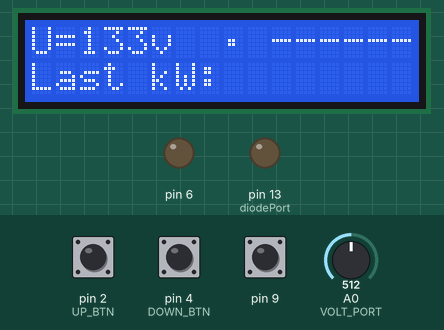
This sketch was run on a simulated Arduino Uno, built with avr-gcc and run on an emulated ATmega328P. Shown: 16×2 character LCD, output pins drawn as LEDs (lit = HIGH). The inputs (shaded band) are chosen by the test bench; at power-on: A0 (VOLT_PORT) = 512, pin 9 HIGH, pin 2 (UP_BTN) LOW, pin 4 (DOWN_BTN) LOW.

Above: at 2.5 s.
2.6 s: A0 (VOLT_PORT) set to 879
5.6 s: A0 (VOLT_PORT) set to 897
At 6.1 s:
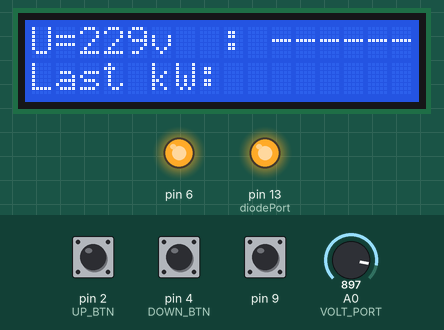
8.6 s: pin 9 pulled LOW for 1 s
At 10.3 s:
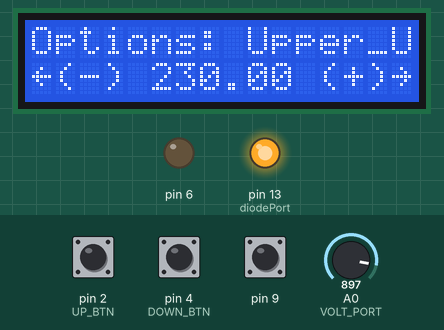
11.1 s: pin 9 pulled LOW for 0.15 s
At 12.0 s:
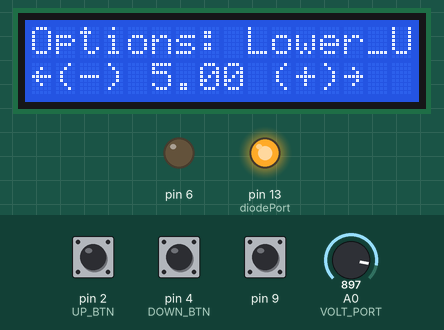
12.7 s: pin 9 pulled LOW for 0.15 s
At 13.7 s:
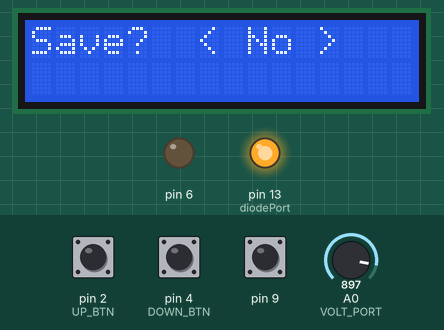
14.3 s: pin 2 (UP_BTN) pulled HIGH for 3.2 s
At 14.52 s:
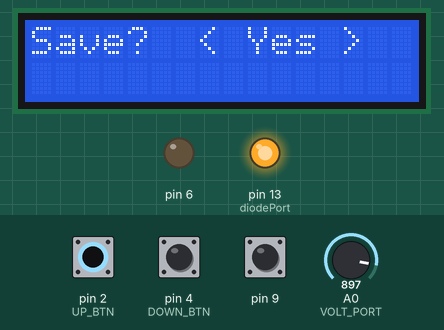
Timing chart, 0 to 49.2 s (numbered marks = the images above; inputs shaded):
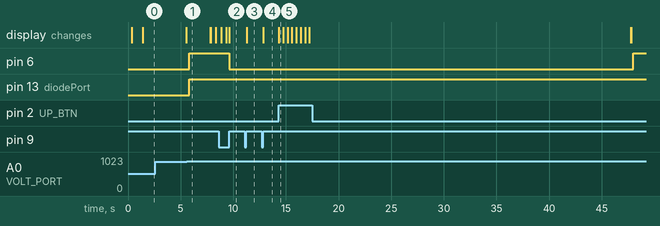

The sketch:

switch220dc_heater.ino
```cpp
#include <LiquidCrystal_I2C.h>
#include <Wire.h>

LiquidCrystal_I2C lcd(0x27, 16, 2);

#define JOY_X 2
#define JOY_Y 1
#define JOY_BTN 9 //on PCB 9
#define UP_BTN 2
#define DOWN_BTN 4
#define VOLT_PORT 0 //on PCB 0


enum sensor {POWER_A = 6, POWER_B = 7};
enum digital {DEV_A = 6, DEV_B = 7};//on PCB 6,7
enum mode {ACTIVE, PASSIVE, OPTIONS};


class Device {
  public:
    float powerValue = 0.0;

    void powerOn() {
      delay(200);
      digitalWrite(devicePort, true);
    }

    void powerOff() {
      digitalWrite(devicePort, false);
    }

    float getPower() {
      float maxValue = 0.0;
      int tryCount = 300;
      int currentValue = 0;
      for (int i = 0; i < tryCount; ++i) {
        currentValue = analogRead(powerPort) - this->middlePower;
        if (currentValue > maxValue) maxValue = currentValue;
      }
      return (round((maxValue/50.0)*10.0))/10.0;
    }

    bool isPowerOn() {
      return (this->getPower() > this->minPower);
    }

    void setPower(){
      this->powerValue = getPower();
    }

    Device(int devicePort, int powerPort): devicePort(devicePort), powerPort(powerPort) {
      pinMode(devicePort, OUTPUT);
      powerOff();
      delay(300);
      this->middlePower = analogRead(powerPort);
    }

    Device() {}

  private:
    int middlePower;
    float minPower = 0.15;
    int devicePort;
    int powerPort;
};

class Joystic {

  public:
    enum joystic {MIDDLE, UP, DOWN, RIGHT, LEFT};


    Joystic() {}
    Joystic(int joyPortX, int joyPortY, int joyPortButton): joyPortX(joyPortX), joyPortY(joyPortY), joyPortButton(joyPortButton) {
      pinMode(joyPortButton, INPUT_PULLUP);
      buttonValue = FREE;
      joysticMiddleX = analogRead(joyPortX);
      joysticMiddleY = analogRead(joyPortY);
    }

    bool isButtonRelease() {
      bool result = false;
      int state = !digitalRead(joyPortButton);
      if (buttonValue == FREE && state == HIGH) buttonValue = PRESS;
      if (buttonValue == PRESS && state == LOW) {
        buttonValue = FREE;
        result = true;
      }
      return result;
    }


    bool isUp(){
      int state = digitalRead(UP_BTN);
      return (state == HIGH);
      }

    bool isDown(){
      int state = digitalRead(DOWN_BTN);
      return (state == HIGH);
      }

  private:
    enum buttValue {FREE, PRESS, RELEASE};
    int joysticMiddleX;
    int joysticMiddleY;
    int jDeviation = 200;
    int joyPortX;
    int joyPortY;
    int joyPortButton;
    int buttonValue;

};


float voltageDivisor = 3.84;
float voltageDeviation = 0;
float upperVoltage = 230.0;
float lowerVoltage = 5.0;
int mode = PASSIVE;
float dayPower = 0;
const int ARRSIZE = 2;//capacity
float voltArray[ARRSIZE];
int voltArrayPosition = 0;
const int diodePort = 13;
unsigned long long timer = millis();
const char * anim = "\xa5"":'";
int frameNum = 0;
Device net;


Joystic joy;

void activeMode();
void passiveMode();
void optionsMode();
void switching();
void voltageTest();
void batteryDetect();
void showInfo();
float getVoltage(int port);
void tuning(const char* text, float &parametr, float minimum, float maximum, float tStep);
bool isSave();
bool timeLeft(int milliseconds);
void animate();
void diodeOn(bool);

///////////////////////////////////////  SETUP  //////////////////////////////////////////////
void setup() {
  analogReference(EXTERNAL);
  pinMode(diodePort, OUTPUT);
  //Serial.begin(9600);
  lcd.init();
  lcd.backlight();
  lcd.setCursor(0, 0);
  lcd.print("Starting...");

  net = Device(DEV_A, POWER_A);


  joy = Joystic(JOY_X, JOY_Y, JOY_BTN);

  for (int i = 0; i < ARRSIZE; ++i) voltArray[i] = analogRead(VOLT_PORT) / voltageDivisor;

  lcd.print("Ok");
  delay(1000);
  lcd.clear();
  mode = PASSIVE;
}
///////////////////////////////////////   LOOP   ////////////////////////////////////////////////
void loop() {
  if (timeLeft(490)) {
    showInfo();
    animate();

  }
  //Serial.print(a); Serial.print("..\n");
  if (mode != OPTIONS) voltageTest();
  if (mode == OPTIONS) optionsMode();
  if (joy.isButtonRelease()) mode = OPTIONS;
  delay(5);
}

float getVoltage(int port) {
  float result;
  voltArray[voltArrayPosition] = analogRead(port) / voltageDivisor + voltageDeviation;
  //Serial.print(voltArray[voltArrayPosition]);Serial.print("\n");
  voltArrayPosition++;
  if (voltArrayPosition == ARRSIZE)voltArrayPosition = 0;
  for (int i = 0; i < ARRSIZE; ++i) {
    result += voltArray[i];
  }
  result = result / float(ARRSIZE);
  result = round(result);
  return result;
}


void voltageTest() {
  float voltage = getVoltage(VOLT_PORT);
  if (voltage > upperVoltage && mode == PASSIVE) {
    net.powerOn();
    mode = ACTIVE;
    diodeOn(true);
    delay(2000);
    lcd.clear();
  }
  if (voltage < lowerVoltage && mode == ACTIVE) {
    net.powerOff();
    mode = PASSIVE;
    diodeOn(false);
    delay(10000);
    dayPower = 0;
  }
}


void activeMode() {}


void passiveMode() {}

void optionsMode() {
  net.powerOff();
  float newUpperVoltage = upperVoltage;
  float newLowerVoltage = lowerVoltage;

  tuning("Upper_U", newUpperVoltage, upperVoltage - 100, upperVoltage + 100, 0.1);

  tuning("Lower_U", newLowerVoltage, lowerVoltage - 20, lowerVoltage + 20, 0.1);

  if (isSave()) {
    upperVoltage = newUpperVoltage;
    lowerVoltage = newLowerVoltage;

  }
  mode = PASSIVE;
}


void showInfo() {
  float voltage = getVoltage(VOLT_PORT);
  //lcd.clear();
  //lcd.print(joy.isUp());
  //lcd.print(" ");
  //lcd.print(joy.isDown());
  lcd.setCursor(0, 0);
  lcd.print("U=");
  lcd.print(int(voltage));
  lcd.print("v ");

  if (mode == ACTIVE){
    lcd.setCursor(9, 0);
    lcd.print(" ACTIVE ");
    lcd.setCursor(0, 1);
    float currentPower = voltage*voltage/15; //watt
    lcd.print("P=");
    lcd.print((int(currentPower/1000*100))/100.0);
    lcd.print("kW ");
    lcd.setCursor(9, 1);
    lcd.print("(");
    dayPower += (currentPower/7200); //watt
    lcd.print((int(dayPower/1000*100))/100.0);
    lcd.print(") ");

  }
  if (mode == PASSIVE){
    lcd.setCursor(9, 0);
    lcd.print(" ------ ");
    lcd.setCursor(0, 1);
    lcd.print("Last kW:");
  }


  delay(5);
}

void tuning(const char* text, float &parametr, float minimum, float maximum, float tStep) {
  bool isExit = false;
  while (!isExit) {
    lcd.clear();
    lcd.print("Options: ");
    lcd.print(text);
    lcd.setCursor(0, 1);
    lcd.print("\x7f""(-) ");
    lcd.print(parametr);
    lcd.print(" (+)""\x7e");
    delay(200);
    long int exitCounter = 0;
    long int exitMaximum = 6000;
    while (true) {
      ++exitCounter;
      if (joy.isUp()) {
        parametr += tStep;
        break;
      }
      if (joy.isDown()) {
        parametr -= tStep;
        break;
      }
      if (joy.isButtonRelease() || exitCounter > exitMaximum) {
        isExit = true;
        break;
      }
      delay(5);
    }
    if (parametr < minimum) parametr += tStep;
    if (parametr > maximum) parametr -= tStep;
  }
}

bool isSave() {
  bool answer = false;
  bool isExit = false;
  while (!isExit) {
    lcd.clear();
    lcd.print("Save?");
    if (!answer) {
      lcd.setCursor(7, 0); lcd.print("< No > ");
    }
    if (answer) {
      lcd.setCursor(7, 0); lcd.print("< Yes > ");
    }
    delay(400);
    long int exitCounter = 0;
    long int exitMaximum = 6000;
    while (true) {
      ++exitCounter;
      if (joy.isUp() || joy.isDown()) {
        answer = !answer;
        break;
      }
      if (joy.isButtonRelease() || exitCounter > exitMaximum) {
        isExit = true;
        break;
      }
      delay(5);
    }
  }
  return answer;
}


bool timeLeft(int milliseconds) {
  bool result = false;
  if (millis() > (timer + milliseconds)) {
    result = true;
    timer = millis();
  }
  if (millis() < 5000) timer = millis();
  return result;
}


void animate() {
  char frame = *(anim + frameNum);
  //if (frameNum == 3) frame = '\x15';
  ++frameNum;

  if (frameNum > 1) frameNum = 0;
  lcd.setCursor(8, 0);
  lcd.print (frame);
}

void diodeOn(bool isOn){
  if(isOn){
    digitalWrite(diodePort, HIGH);
  }
  else{
    digitalWrite(diodePort, LOW);
  }
}
void debug() {
  for(int i=0; i<=7;++i){
    Serial.print(i); Serial.print("-");Serial.print(analogRead(i));Serial.print("   ");
  }
  Serial.print("\n");
  }
```

Measured:
- the behaviour switches between 885 and 886 on A0 (VOLT_PORT) (found by bisection; images 0 and 1)
- after the input at 5.6 s, pin 6, pin 13 (diodePort): LOW → HIGH after 0.20 s
- after the input at 8.6 s, pin 6: HIGH → LOW after 1.0 s; the display: first differs from a run without the input after 1.0 s (image 2)
- after the input at 11.1 s, the display: changes after 0.19 s (image 3)
- after the input at 12.7 s, the display: changes after 0.17 s (image 4)
- after the input at 14.3 s, pin 6: LOW → HIGH after 33.7 s instead of 29.3 s; the display: changes at once (image 5)
- what the display in image 5 shows lasts 0.4 s, from 14.3 s to 14.7 s
